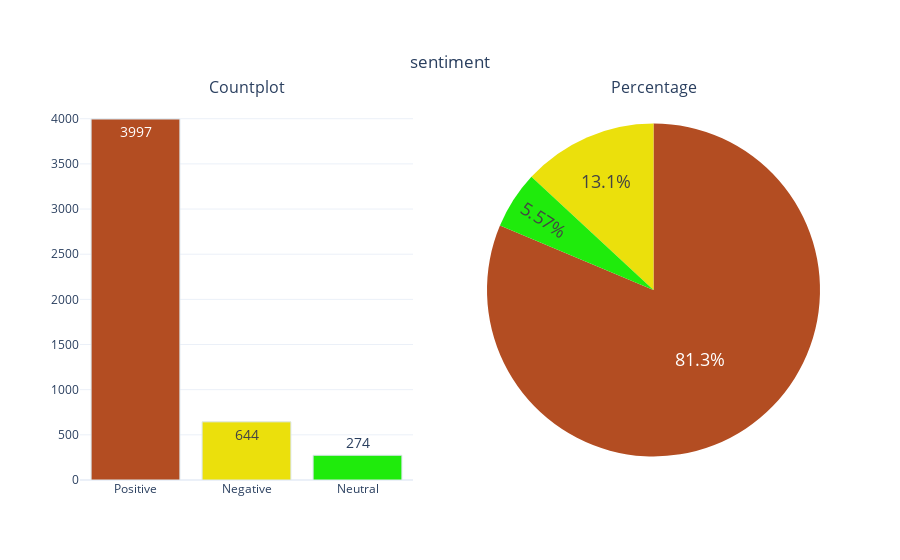

Notebook code for this chart:
### Code cell
catagorical_variable_summary(df,'sentiment')

### Figure 1 — Plotly figure (JSON) as saved in the notebook; plotly's stock layout.template omitted (floating-point values rounded to 4 significant figures)
{"data": [{"marker": {"color": ["#B34D22", "#EBE00C", "#1FEB0C", "#0C92EB", "#EB0CD5"], "line": {"color": "#DBE6EC", "width": 1}}, "name": "sentiment", "showlegend": false, "text": ["3997", "644", "274"], "textfont": {"size": 14}, "textposition": "auto", "type": "bar", "x": ["Positive", "Negative", "Neutral"], "xaxis": "x", "y": [3997, 644, 274], "yaxis": "y"}, {"domain": {"x": [0.55, 1], "y": [0, 1]}, "labels": ["Positive", "Negative", "Neutral"], "marker": {"colors": ["#B34D22", "#EBE00C", "#1FEB0C", "#0C92EB", "#EB0CD5"]}, "name": "sentiment", "showlegend": false, "textfont": {"size": 18}, "textposition": "auto", "type": "pie", "values": [3997, 644, 274]}], "layout": {"annotations": [{"font": {"size": 16}, "showarrow": false, "text": "Countplot", "x": 0.225, "xanchor": "center", "xref": "paper", "y": 1, "yanchor": "bottom", "yref": "paper"}, {"font": {"size": 16}, "showarrow": false, "text": "Percentage", "x": 0.775, "xanchor": "center", "xref": "paper", "y": 1, "yanchor": "bottom", "yref": "paper"}], "title": {"text": "sentiment", "x": 0.5, "xanchor": "center", "y": 0.9, "yanchor": "top"}, "xaxis": {"anchor": "y", "domain": [0, 0.45]}, "yaxis": {"anchor": "x", "domain": [0, 1]}}}
